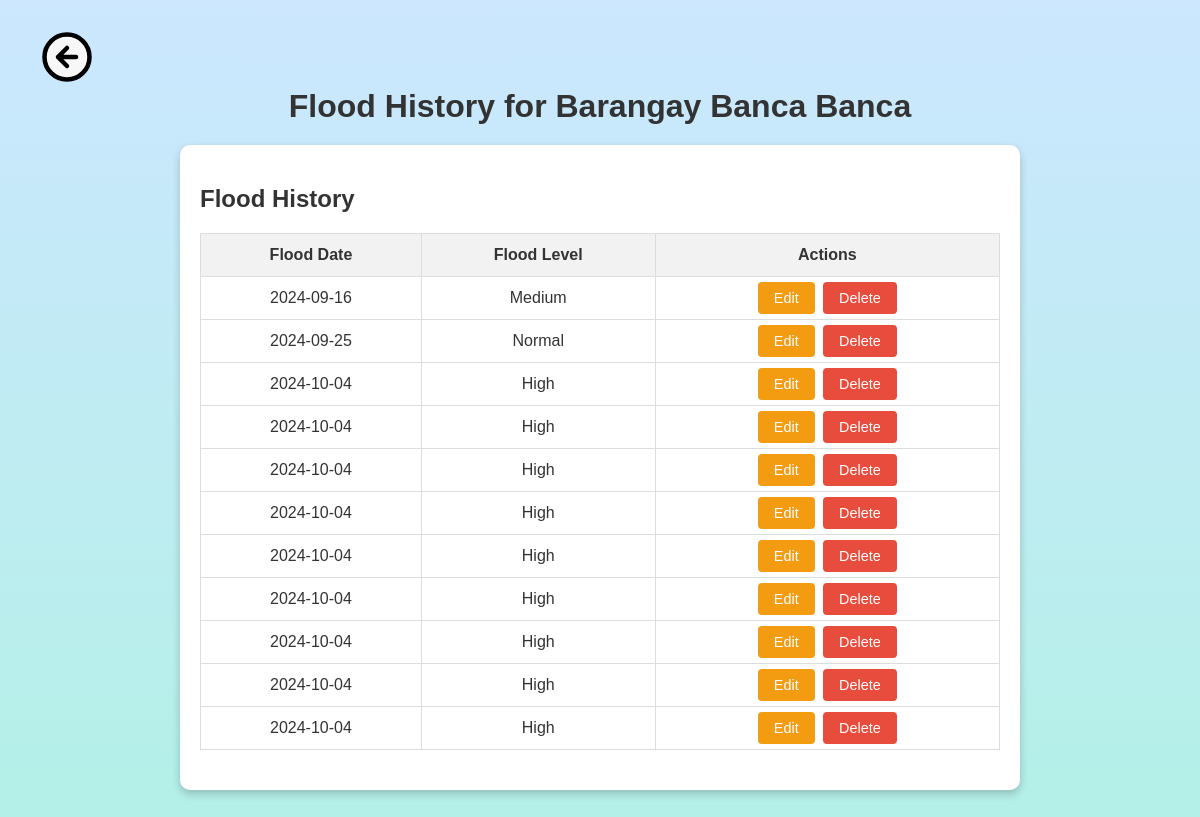
The page /flood_history.php?brgy_id=19 on the database as committed earlier.
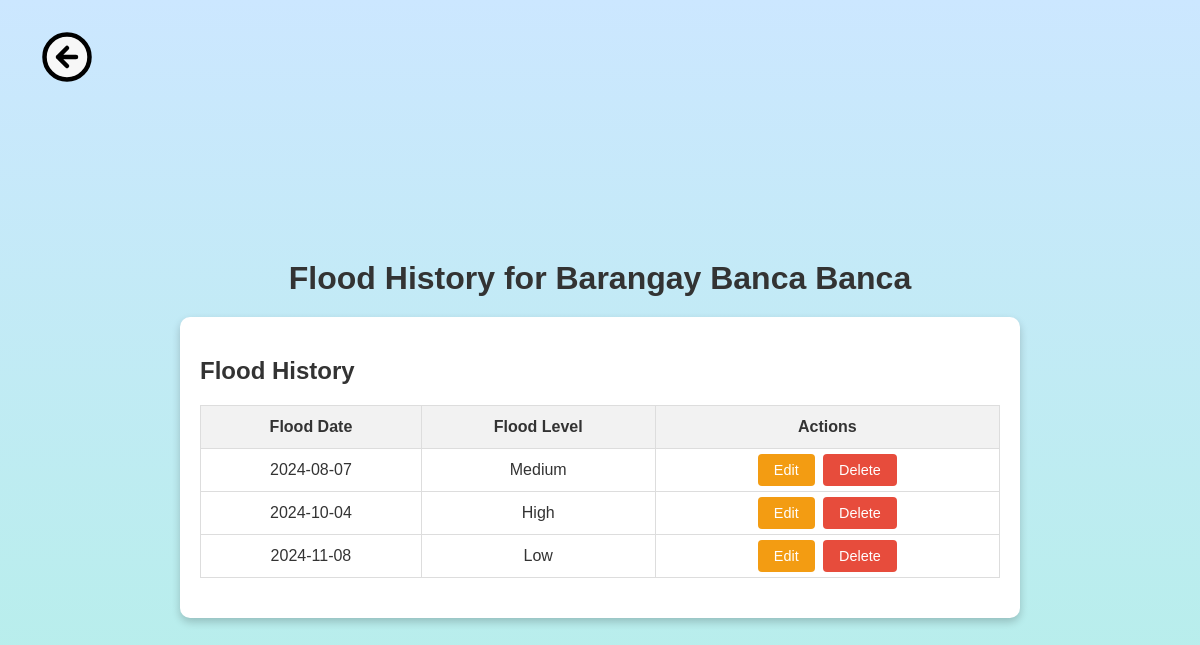
The same page on the database as committed later.
### tables this page shows
CREATE TABLE `barangays` (
  `id` int(11) NOT NULL,
  `brgy_name` varchar(100) NOT NULL
);

CREATE TABLE `flood_data` (
  `id` int(11) NOT NULL,
  `brgy_id` int(11) NOT NULL,
  `flood_date` date NOT NULL,
  `population` int(11) NOT NULL,
  `flood_level` varchar(255) DEFAULT NULL
);

### flood_history.php (the view, shortened to what this page needs)
<?php
include 'db.php';
$brgy_id = $_GET['brgy_id'];
$flood_result = $con->query("SELECT * FROM flood_data WHERE brgy_id = $brgy_id ORDER BY flood_date ASC");
$flood_data = [];
while ($flood = $flood_result->fetch_assoc()) {
    $flood_data[] = $flood;
}
$brgy_query = $con->prepare("SELECT brgy_name FROM barangays WHERE id = ?");
$brgy_query->bind_param("i", $brgy_id);
$brgy_query->execute();
$result = $brgy_query->get_result();
if ($result->num_rows > 0) {
    $brgy = $result->fetch_assoc();
} else {
    $brgy_name = "Unknown Barangay";
}
?>
<!DOCTYPE html>
<html lang="en">
<head>
</head>
<body>
    <a href="brgy_details.php?brgy_id=<?php echo $brgy_id; ?>" class="back-link">
        <svg viewBox="0 0 24 24" fill="none" xmlns="http://www.w3.org/2000/svg">
            <circle cx="12" cy="12" r="10" fill="#F7F7F7" stroke="black" stroke-width="2"/>
            <path d="M8 12H16M8 12L12 8M8 12L12 16" stroke="black" stroke-width="2" stroke-linecap="round" stroke-linejoin="round"/>
        </svg>
    </a>
    <div class="container">
        <h1 class="heading">Flood History for Barangay <?php echo htmlspecialchars($brgy['brgy_name']); ?></h1>
        <div class="table-container">
            <h2>Flood History </h2>
            <table>
                <thead>
                    <tr>
                        <th>Flood Date</th>
                        <th>Flood Level</th>
                        <th>Actions</th>
                    </tr>
                </thead>
                <tbody>
                    <?php foreach ($flood_data as $flood): ?>
                        <tr>
                            <td><?php echo htmlspecialchars($flood['flood_date']); ?></td>
                            <td><?php echo htmlspecialchars($flood['flood_level']); ?></td>
                            <td>
                                <a href="edit_flood.php?brgy_id=<?php echo $brgy_id; ?>&flood_id=<?php echo $flood['id']; ?>" class="button edit-button">Edit</a>
                                <a href="delete_flood.php?flood_id=<?php echo $flood['id']; ?>&brgy_id=<?php echo $brgy_id; ?>" class="button delete-button" onclick="return confirm('Are you sure you want to delete this record?');">Delete</a>
                            </td>
                        </tr>
                    <?php endforeach; ?>
                </tbody>
            </table>
        </div>
    </div>
</body>
</html>

### flood_history.php (style rules this page uses)
body { background: linear-gradient(to bottom, #cce7ff, #b2f0e6); font-family: Arial, sans-serif; color: #333; }
.container { display: flex; flex-direction: column; align-items: center; justify-content: center; min-height: 100vh; padding: 20px; }
.back-link { position: absolute; top: 20px; left: 40px; color: black; text-decoration: none; }
.back-link svg { width: 54px; height: 74px; }
.heading { font-size: 2rem; font-weight: bold; margin-bottom: 20px; text-align: center; }
.table-container { background-color: #fff; padding: 20px; border-radius: 10px; box-shadow: 0 4px 8px rgba(0, 0, 0, 0.2); width: 100%; max-width: 800px; }
table { width: 100%; border-collapse: collapse; margin-bottom: 20px; }
th, td { border: 1px solid #ddd; padding: 12px; text-align: center; }
th { background-color: #f2f2f2; font-weight: bold; }
.button { padding: 8px 16px; border-radius: 4px; text-decoration: none; color: white; font-size: 0.9rem; margin: 2px; }
.edit-button { background-color: #f39c12; }
.delete-button { background-color: #e74c3c; }

Rows that differ between the two databases and show on the page:
removed flood_data: flood_date "2024-09-16", flood_level "Medium"
removed flood_data: flood_date "2024-09-25", flood_level "Normal"
removed flood_data: flood_date "2024-10-04", flood_level "High"
removed flood_data: flood_date "2024-10-04", flood_level "High"
removed flood_data: flood_date "2024-10-04", flood_level "High"
removed flood_data: flood_date "2024-10-04", flood_level "High"
removed flood_data: flood_date "2024-10-04", flood_level "High"
removed flood_data: flood_date "2024-10-04", flood_level "High"
removed flood_data: flood_date "2024-10-04", flood_level "High"
removed flood_data: flood_date "2024-10-04", flood_level "High"
added flood_data: flood_date "2024-08-07", flood_level "Medium"
added flood_data: flood_date "2024-11-08", flood_level "Low"
